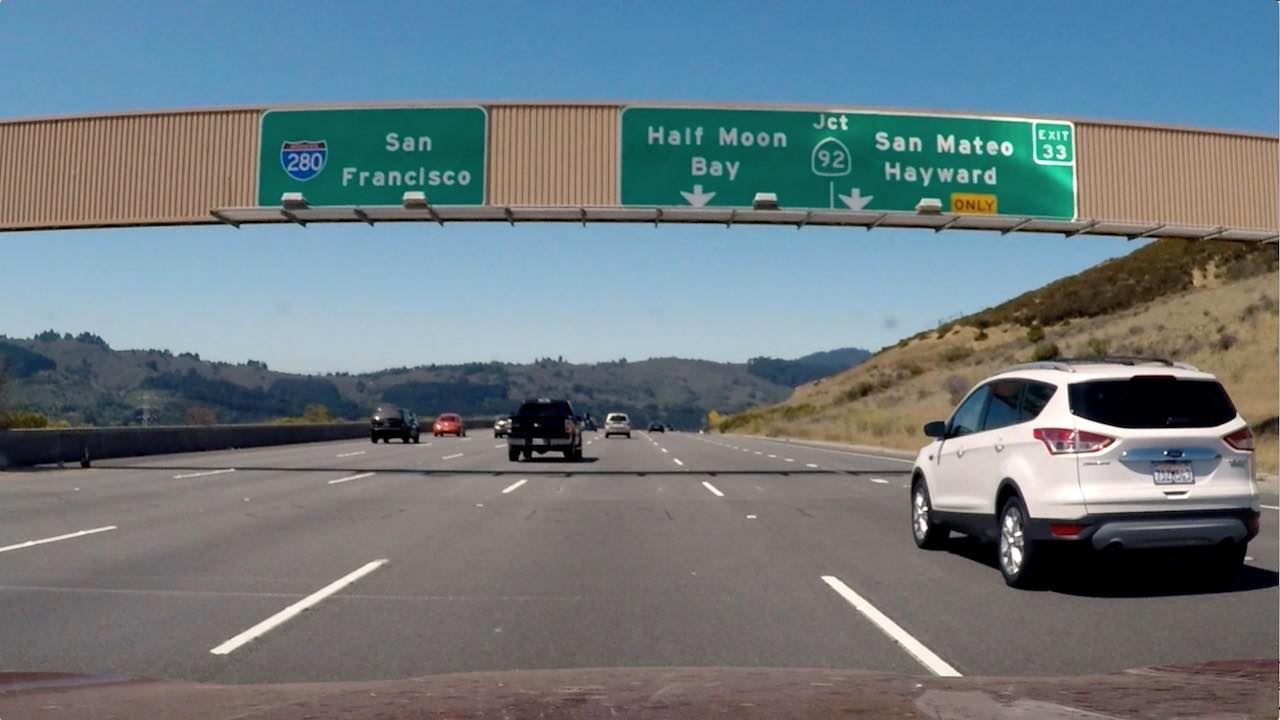
#> input picture 1.png, 1280 x 720 px
$ jupyter execute 'Advanced Lane Line - Self Driving Car V 1.1.ipynb'   (shell and % lines are left out)   (older library calls are emulated)
#> lines starting #> are read from the running program, lines starting #| are printed output that depends on the picture; after the words box and inside, x2 and y2 are one past the last pixel; in counts of white or black regions, pixels touching at a corner belong together
# Phase 1 - Lane Line Detection

### Pipeline Steps:
- Read photo
- Apply Pre-processing Techniques
- Extract edges with Sobel

### Import Libraries:

[cell 1]
import numpy as np
import cv2
import glob
import os
import matplotlib.pyplot as plt

--------------------------------

### Implemented Functions:

[cell 2]
def grayscale(img):
    gray = cv2.cvtColor(img, cv2.COLOR_BGR2GRAY)
    return gray

[cell 3]
def gaussian(img, kernel_size):
    """Applies Guassian filter on the image"""
    blurry = cv2.GaussianBlur(img, (kernel_size,kernel_size), 0)
    return blurry

[cell 4]
def abs_sobel_thresh(img, orients='x', thresh_min=0, thresh_max=255):
    """
    This function takes the image and applies sobel filter to it to
    take gradients of the image
    """
    gray = grayscale(img)

    if(orients == 'x'):
        abs_sobel = np.absolute(cv2.Sobel(gray, cv2.CV_64F, 1, 0))
    if(orients == 'y'):
        abs_sobel = np.absolute(cv2.Sobel(gray, cv2.CV_64F, 0, 1))

    # rescale to 8 bits
    scaled_sobel = np.uint8((255*abs_sobel)/np.max(abs_sobel))

    # create a copy and apply threshold
    binary_output = np.zeros_like(scaled_sobel)
    binary_output[(scaled_sobel >= thresh_min) & (scaled_sobel <= thresh_max)] = 1

    return binary_output

[cell 5]
def mag_thresh(img, sobel_kernel=3, mag_thresh=(0, 255)):
    """
    a function to get the magnitude of the sobel
    """
    gray = grayscale(img)

    # Getting Sobel
    sobelx = cv2.Sobel(gray, cv2.CV_64F, 1, 0, ksize=sobel_kernel)
    sobely = cv2.Sobel(gray, cv2.CV_64F, 0, 1, ksize=sobel_kernel)

    # get gradient magnitude
    grad_mag = np.sqrt(sobelx**2 + sobely**2)

    # rescale to 8 bit
    scale_factor = np.max(grad_mag)/255

    grad_mag = (grad_mag/scale_factor).astype(np.uint8)

    # create a copy and apply threshold
    binary_output = np.zeros_like(grad_mag)
    binary_output[(grad_mag >= mag_thresh[0]) & (grad_mag <= mag_thresh[1])] = 1

    return binary_output

--------------------------------------

### Step by Step Cells

[cell 6]
test = 1 # flag to test

[cell 7]
#file = os.path.join("test_images/", "test2.jpg")
image = cv2.imread("1.png")
#> image is the input picture: shape (720, 1280, 3); mean B, G, R 127.5, 121.6, 109.2
image = cv2.cvtColor(image, cv2.COLOR_BGR2RGB)
gray = grayscale(image)

#playing with sobel
grad_binary_x = abs_sobel_thresh(image, orients='x', thresh_min=20, thresh_max=100)
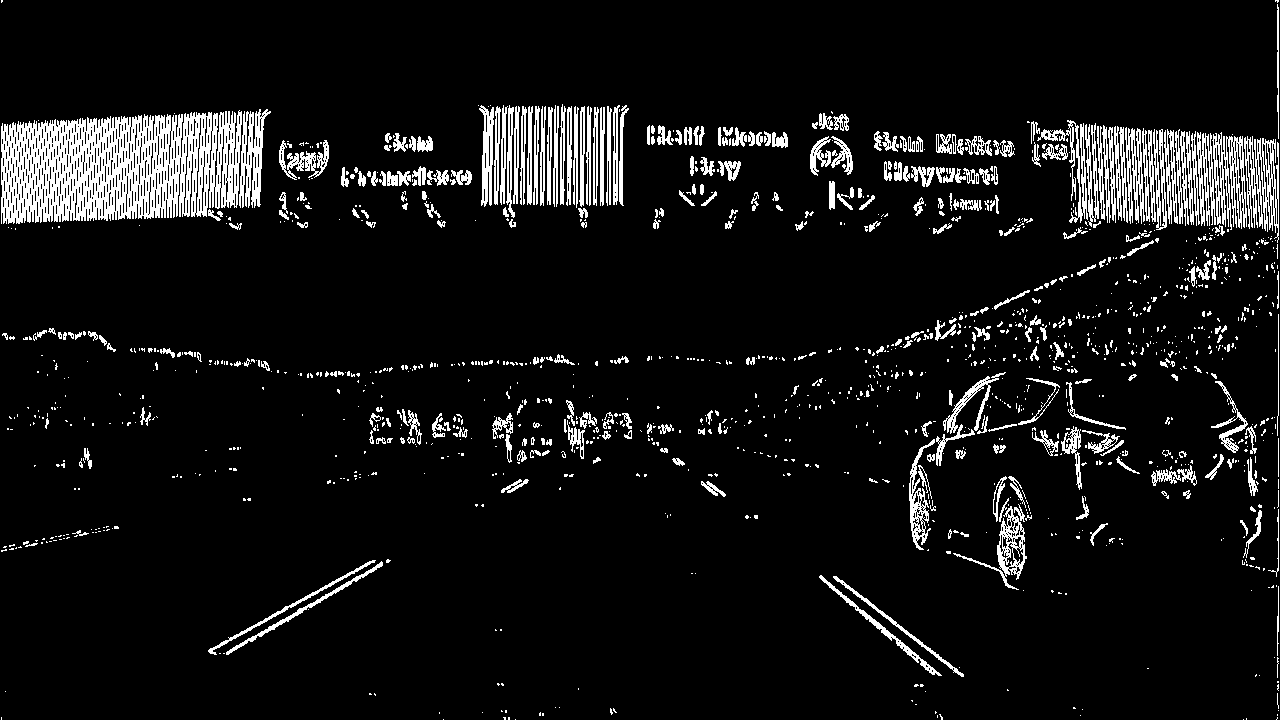
#> grad_binary_x: shape (720, 1280); values 0 (black) and 1 (white), 7.9% white; 1392 white regions (1055 under 20 px), largest, box (x1, y1, x2, y2) and area: (1, 110, 242, 224) 18706, (1197, 132, 1247, 230) 2652, (1244, 136, 1279, 243) 1825
grad_binary_y = abs_sobel_thresh(image, orients='y', thresh_min=20, thresh_max=100)
#> grad_binary_y: shape (720, 1280); values 0 (black) and 1 (white), 8.1% white; 1402 white regions (1077 under 20 px), largest, box (x1, y1, x2, y2) and area: (562, 194, 1280, 367) 7370, (0, 103, 1280, 145) 6603, (0, 460, 930, 494) 6156

# sobel magnitude thresholds
magthreshold = mag_thresh(image, sobel_kernel=9, mag_thresh=(30, 100))
#> in mag_thresh, `sobely = cv2.Sobel(gray, cv2.CV_64F, 0, 1, ksize=sobel_kernel)`:
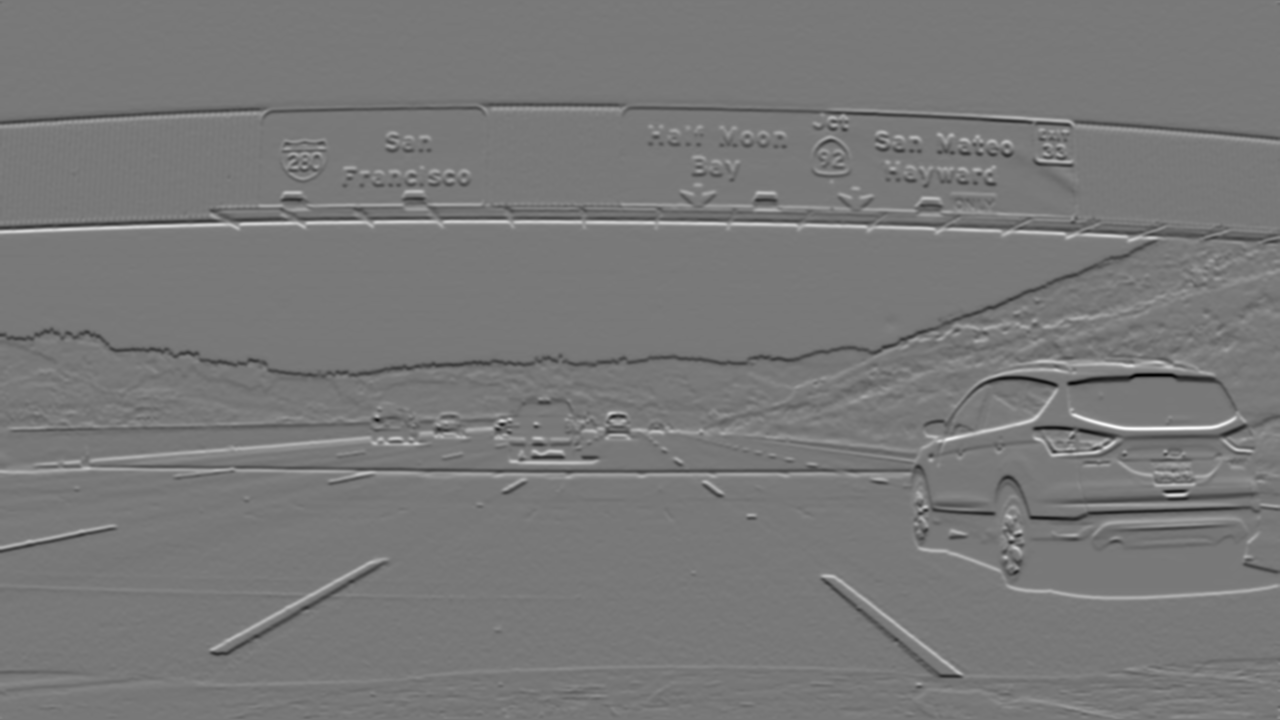
#> sobely: shape (720, 1280) float64; min -1914399, max 2120709, mean -2135.5; drawn with min black and max white
#> in mag_thresh, `grad_mag = np.sqrt(sobelx**2 + sobely**2)`:
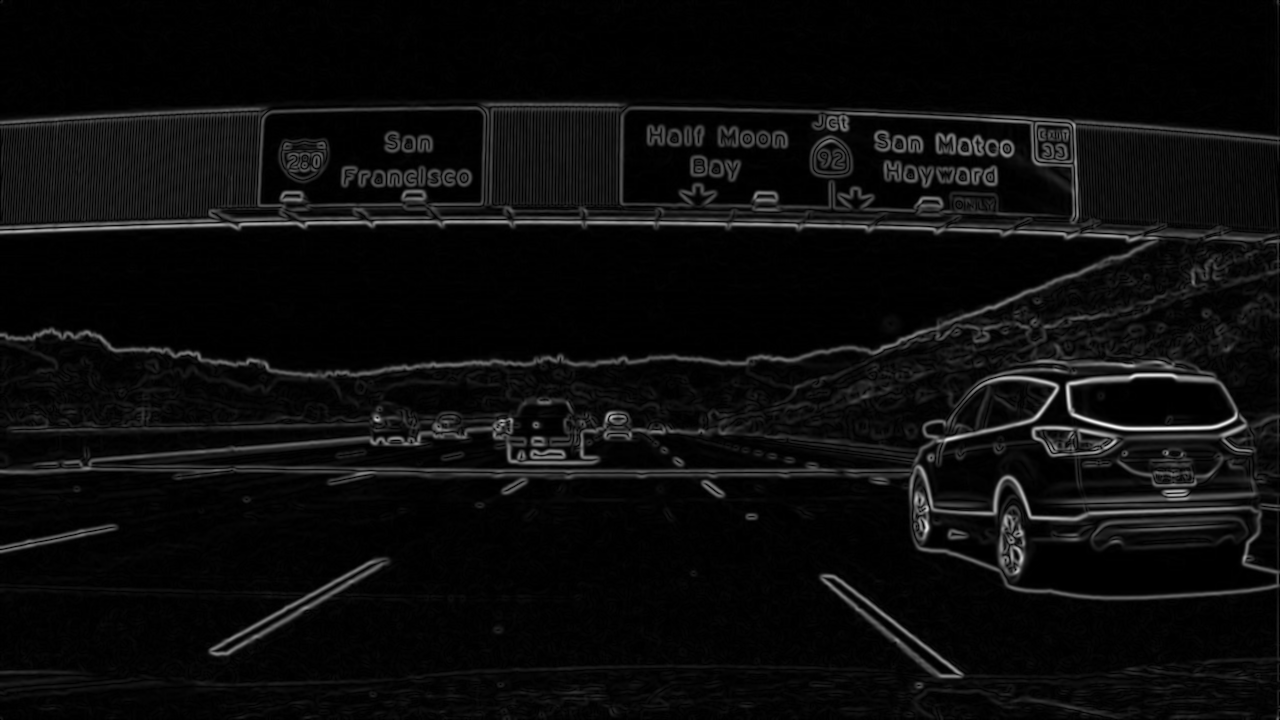
#> grad_mag: shape (720, 1280) float64; min 0, max 2120728.8, mean 103461.8; drawn with min black and max white
#> in mag_thresh, `scale_factor = np.max(grad_mag)/255`: scale_factor = 8316.6
#> magthreshold: shape (720, 1280); values 0 (black) and 1 (white), 10.9% white; 650 white regions (435 under 20 px), largest, box (x1, y1, x2, y2) and area: (0, 102, 1280, 379) 30785, (0, 348, 1280, 601) 28187, (619, 106, 1280, 225) 9186


if (test == 1):
    f, ax = plt.subplots(4,2, figsize=(10,10))

    ax[0,0].set_title('Original')
    ax[0,0].imshow(image)

    ax[0,1].set_title('Gray Scale')
    ax[0,1].imshow(gray, cmap = 'gray')

    ax[1,0].set_title('sobelx')
    ax[1,0].imshow(grad_binary_x, cmap = 'gray')

    ax[1,1].set_title('sobely')
    ax[1,1].imshow(grad_binary_y, cmap = 'gray')

    ax[2,0].set_title('Magnitude Sobel')
    ax[2,0].imshow(magthreshold, cmap = 'gray')

    f.tight_layout()
    plt.show()

[cell 8]
# Cell to read test photos
new_path = os.path.join("test_images/", "*jpg")

#images = []

for infile in glob.glob(new_path):
    image = infile
    orig_image = cv2.imread(image)
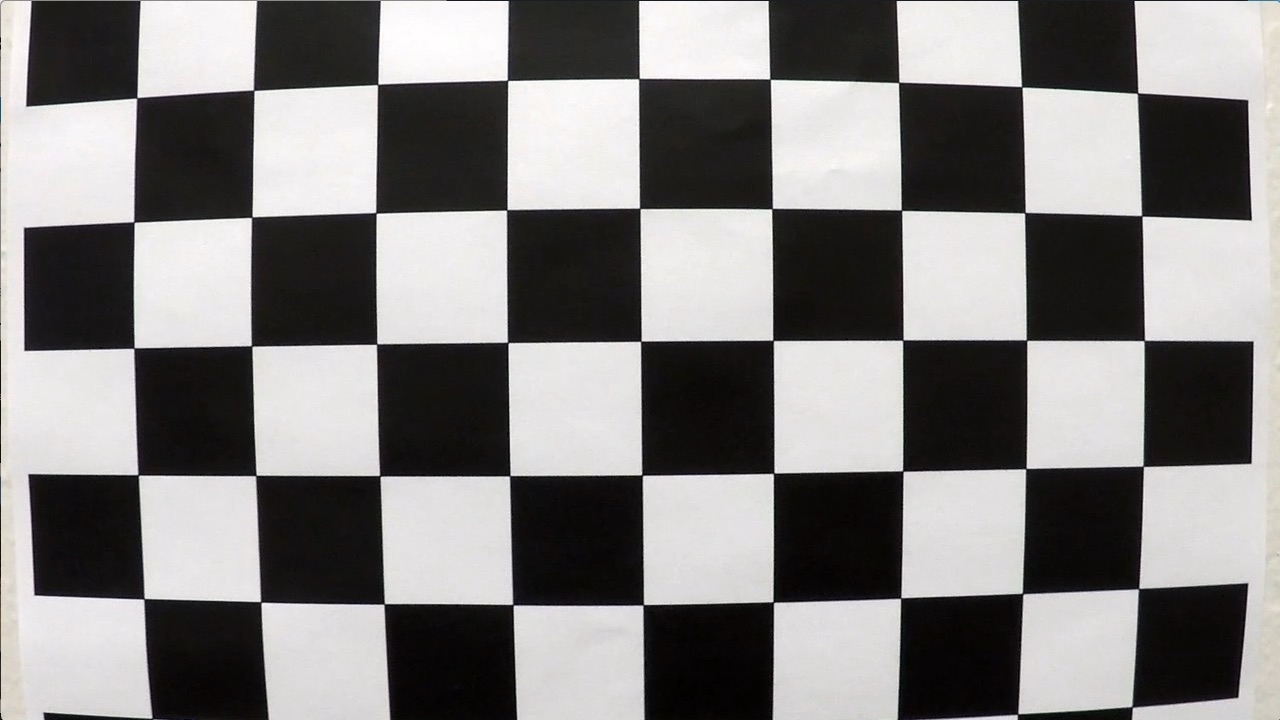
#> input picture test_images/calibration1.jpg, 1280 x 720 px
#> orig_image is the input picture: shape (720, 1280, 3); mean B, G, R 127.8, 128.4, 130.1
    rgb = cv2.cvtColor(orig_image, cv2.COLOR_BGR2RGB)
    gray = cv2.cvtColor(rgb, cv2.COLOR_RGB2GRAY)
    #images.append(rgb)

    #Plots
    plt.figure(figsize=(10,10))
    fig = plt.figure()
    a=fig.add_subplot(2,2,1)
    plt.imshow(rgb)
    a.set_title('Original')

    a=fig.add_subplot(2,2,2)
    plt.imshow(gray, cmap = 'gray')
    a.set_title('Gray Scale')
#> pass 2 of the loop `for infile in glob.glob(new_path):`:
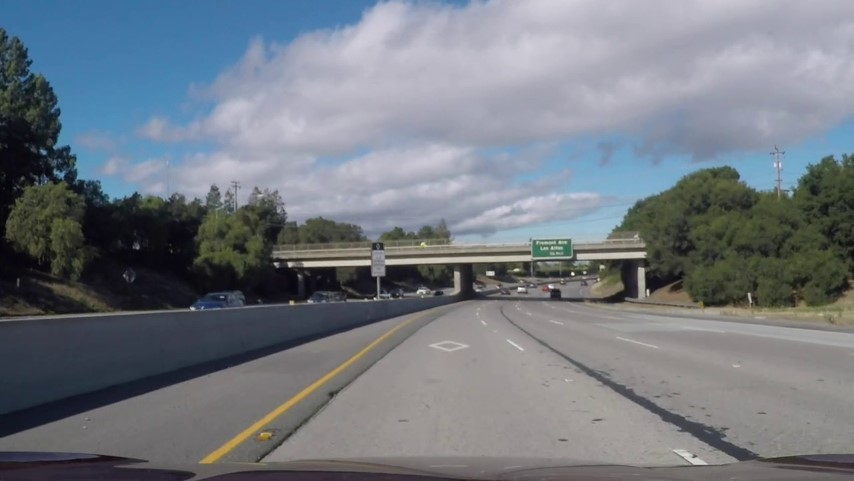
#> input picture test_images/my_track2.jpg, 854 x 481 px
#> orig_image is the input picture: shape (481, 854, 3); mean B, G, R 129.6, 121.5, 115.1
#> rgb: shape (481, 854, 3)
#> `gray = cv2.cvtColor(rgb, cv2.COLOR_RGB2GRAY)`:
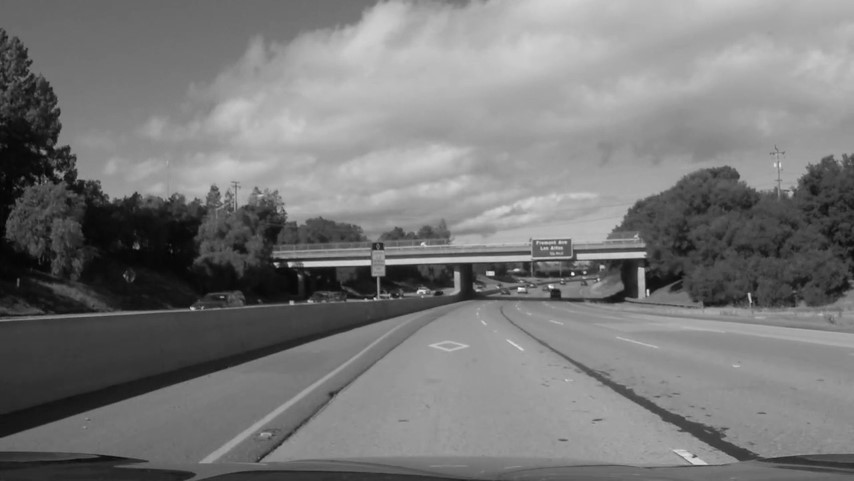
#> gray: shape (481, 854); min 1, max 255, mean 120.5
#> pass 3 of the loop `for infile in glob.glob(new_path):`:
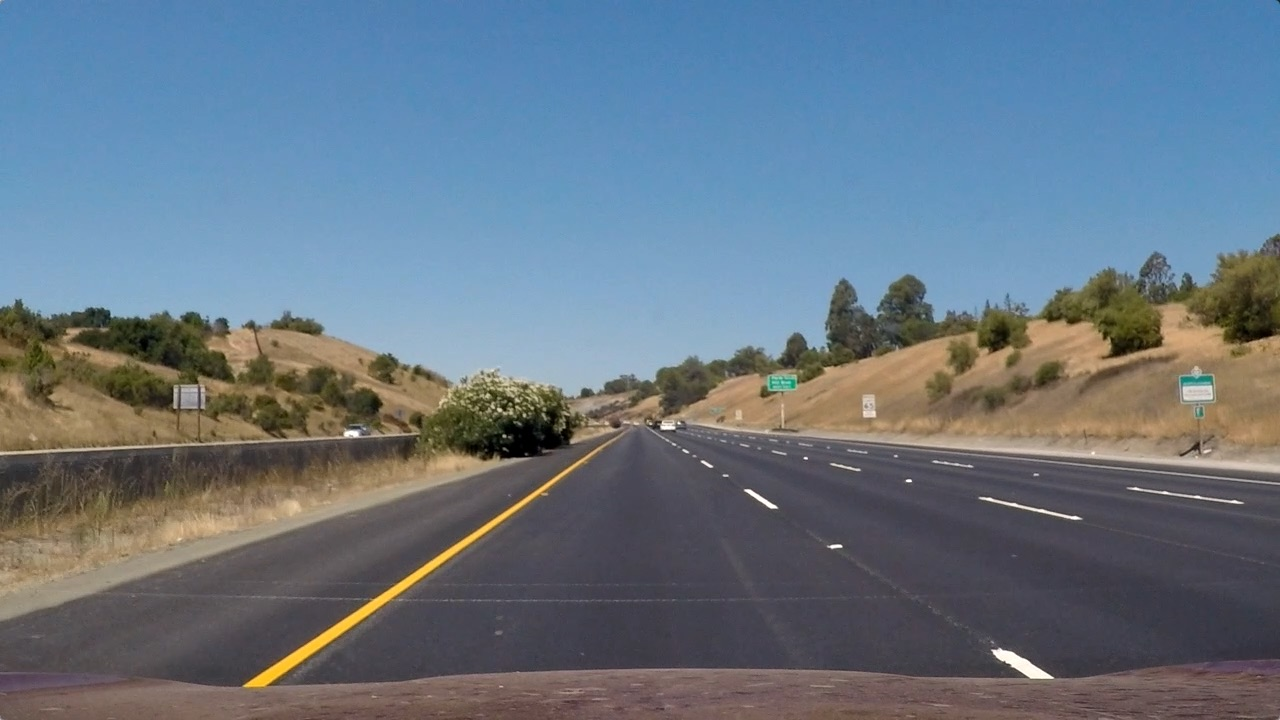
#> input picture test_images/straight_lines1.jpg, 1280 x 720 px
#> orig_image is the input picture: shape (720, 1280, 3); mean B, G, R 131.2, 117.7, 103.2
#> rgb: shape (720, 1280, 3)
#> `gray = cv2.cvtColor(rgb, cv2.COLOR_RGB2GRAY)`:
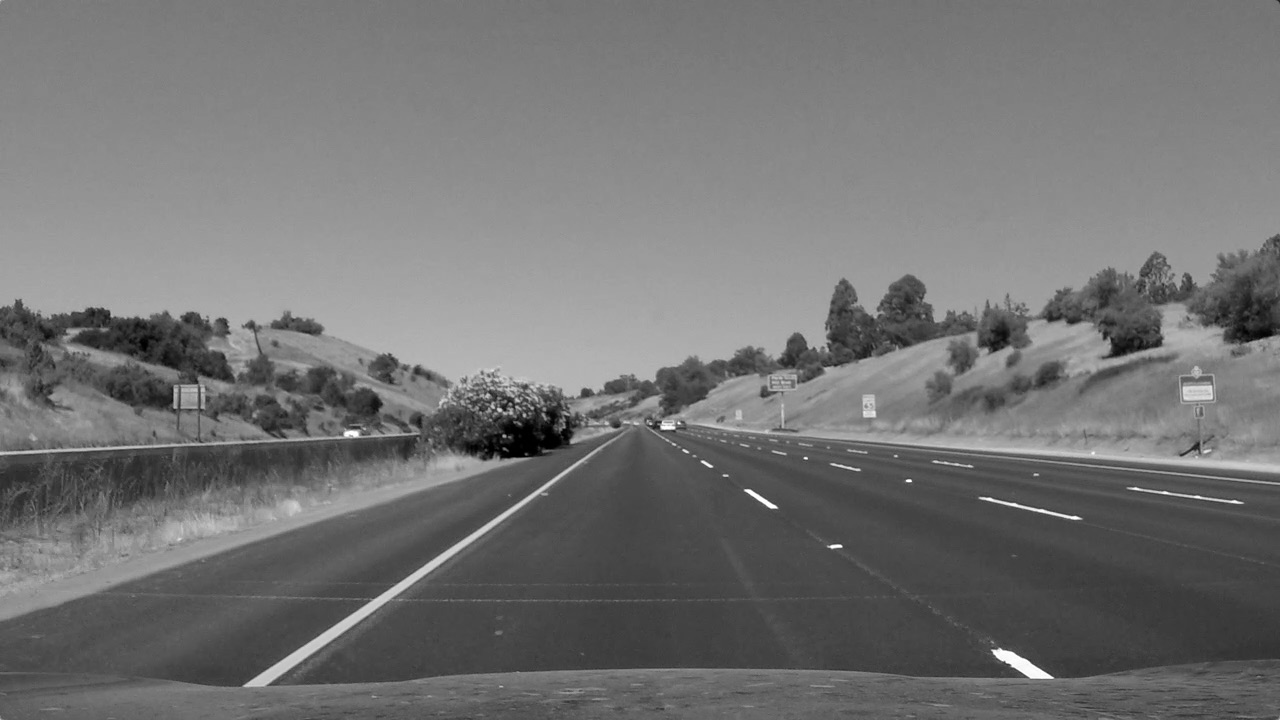
#> gray: shape (720, 1280); min 0, max 255, mean 114.9
